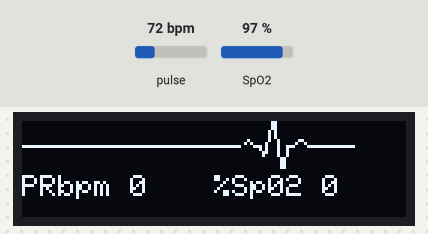
Bench run of a sketch on a simulated Arduino Uno, built with avr-gcc and run on an emulated ATmega328P. On the bench: 128×32 one-colour display. The test bench sets the inputs (shaded band); at power-on: pulse 72 bpm, SpO2 97 %. What the sketch prints to the serial monitor is not drawn.

Above: at 3.3 s.
3.4 s: pulse set to 42 bpm
At 5.34 s:
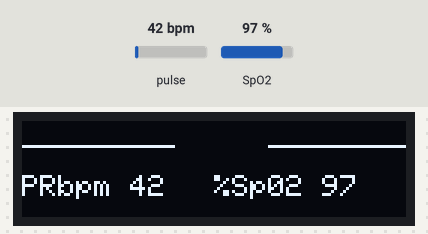
7.6 s: SpO2 set to 80 %
At 10.27 s:
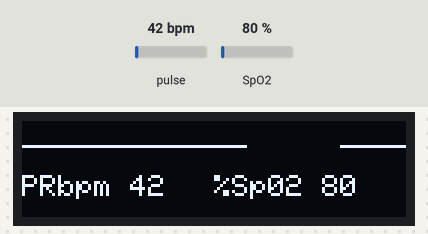
11.6 s: pulse set to 70 bpm
At 12.75 s:
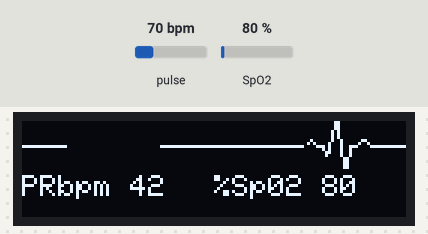
14.0 s: SpO2 set to 85 %
At 15.55 s:
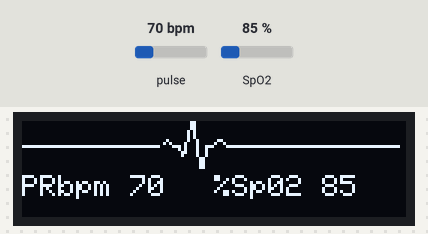
Timing chart, 0 to 17.1 s (numbered marks = the images above; inputs shaded):
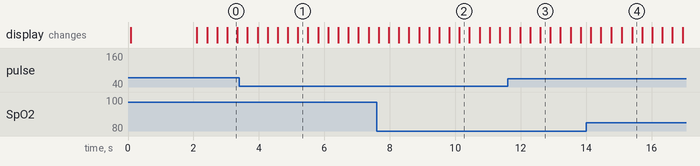

The sketch:

pulseoximeter.ino
```cpp
/*
   File Name: pulse-oxymeter.ino
   Created on: 28-Jan-2021
   Author: Noyel Seth (noyelseth@gmail.com)
*/
#include <Wire.h>
#include "MAX30100_PulseOximeter.h"
#include<SoftwareSerial.h>
#include <Adafruit_GFX.h>
#include <Adafruit_SSD1306.h>
#include <Fonts/FreeSerif9pt7b.h>
#define ENABLE_MAX30100 1
SoftwareSerial Bluetooth(2,3);
#define SCREEN_WIDTH 128 // OLED display width, in pixels
#define SCREEN_HEIGHT 32 //64 // OLED display height, in pixels
// Declaration for an SSD1306 display connected to I2C (SDA, SCL pins)
// The pins for I2C are defined by the Wire-library.
// On an arduino UNO:       A4(SDA), A5(SCL)
// On an arduino MEGA 2560: 20(SDA), 21(SCL)
// On an arduino LEONARDO:   2(SDA),  3(SCL), ...
#define OLED_RESET     -1 // 4 // Reset pin # (or -1 if sharing Arduino reset pin)
#define SCREEN_ADDRESS 0x3c ///< See datasheet for Address; 0x3D for 128x64, 0x3C for 128x32
Adafruit_SSD1306 display(SCREEN_WIDTH, SCREEN_HEIGHT, &Wire, OLED_RESET);
#if ENABLE_MAX30100
#define REPORTING_PERIOD_MS     5000
// PulseOximeter is the higher level interface to the sensor
// it offers:
//  * beat detection reporting
//  * heart rate calculation
//  * SpO2 (oxidation level) calculation
PulseOximeter pox;
#endif
uint32_t tsLastReport = 0;
int xPos = 0;
// Callback (registered below) fired when a pulse is detected
void onBeatDetected()
{
  Serial.println("Beat!");
  heart_beat(&xPos);
}
void setup()
{
  Serial.begin(115200);
  Bluetooth.begin(9600);
  Serial.println("SSD1306 128x64 OLED TEST");
  // SSD1306_SWITCHCAPVCC = generate display voltage from 3.3V internally
  if (!display.begin(SSD1306_SWITCHCAPVCC, SCREEN_ADDRESS)) {
    Serial.println(F("SSD1306 allocation failed"));
    for (;;); // Don't proceed, loop forever
  }
  // Show initial display buffer contents on the screen --
  // the library initializes this with an Adafruit splash screen.
  //display.display();
  display.clearDisplay();
  display.setTextSize(1);
  display.setTextColor(WHITE);
  display.setCursor(20, 18);
  // Display static text
  display.print("Pulse OxiMeter");
  int temp1 = 0;
  int temp2 = 40;
  int temp3 = 80;
  heart_beat(&temp1);
  heart_beat(&temp2);
  heart_beat(&temp3);
  xPos = 0;
  display.display();
  delay(2000); // Pause for 2 seconds
  display.cp437(true);
  display.clearDisplay();
  Serial.print("Initializing pulse oximeter..");
#if ENABLE_MAX30100
  // Initialize the PulseOximeter instance
  // Failures are generally due to an improper I2C wiring, missing power supply
  // or wrong target chip
  if (!pox.begin()) {
    Serial.println("FAILED");
    for (;;);
  } else {
    Serial.println("SUCCESS");
  }
  // The default current for the IR LED is 50mA and it could be changed
  //   by uncommenting the following line. Check MAX30100_Registers.h for all the
  //   available options.
  pox.setIRLedCurrent(MAX30100_LED_CURR_7_6MA);
  // Register a callback for the beat detection
  pox.setOnBeatDetectedCallback(onBeatDetected);
  display_data(0, 0);
#endif
}
void loop()
{
#if ENABLE_MAX30100
  // Make sure to call update as fast as possible
  pox.update();
  int bpm = 0;
  int spo2 = 0;
  // Asynchronously dump heart rate and oxidation levels to the serial
  // For both, a value of 0 means "invalid"
  if (millis() - tsLastReport > REPORTING_PERIOD_MS) {
    //Serial.print("Heart rate:");
    bpm = pox.getHeartRate();
    spo2 = pox.getSpO2();
    Serial.println(bpm);
    //Serial.print("bpm / SpO2:");
    Serial.println(spo2);
    Bluetooth.print("bpm = ");
    Bluetooth.print(bpm);
    Bluetooth.print(",spo2 % = ");
    Bluetooth.println(spo2);

    //Serial.println("%");
    tsLastReport = millis();
    display_data(bpm, spo2);
  }
#endif
  drawLine(&xPos);
}
void display_data(int bpm, int spo2) {
  display.fillRect(0, 18, 127, 15, SSD1306_BLACK);
  display.setTextSize(1);
  display.setTextColor(WHITE);
  display.setCursor(0, 18);
  // Display static text
  display.print("PRbpm ");
  display.print(bpm);
  display.display();
  display.setTextSize(1);
  display.setTextColor(WHITE);
  display.setCursor(64, 18);
  // Display static text
  display.print("%Sp02 ");
  display.println(spo2);
  display.display();
}
void drawLine(int *x_pos) {
  // Draw a single pixel in white
  display.drawPixel(*x_pos, 8, SSD1306_WHITE);
  display.drawPixel((*x_pos)++, 8, SSD1306_WHITE);
  display.drawPixel((*x_pos)++, 8, SSD1306_WHITE);
  display.drawPixel((*x_pos)++, 8, SSD1306_WHITE);
  display.drawPixel((*x_pos), 8, BLACK);  // -----
  //Serial.println(*x_pos);
  display.fillRect(*x_pos, 0, 31, 16, SSD1306_BLACK);
  display.display();
  delay(1);
  if (*x_pos >= SCREEN_WIDTH) {
    *x_pos = 0;
  }
}
void heart_beat(int *x_pos) {
  /************************************************/
  //display.clearDisplay();
  display.fillRect(*x_pos, 0, 30, 15, SSD1306_BLACK);
  // Draw a single pixel in white
  display.drawPixel(*x_pos + 0, 8, SSD1306_WHITE);
  display.drawPixel(*x_pos + 1, 8, SSD1306_WHITE);
  display.drawPixel(*x_pos + 2, 8, SSD1306_WHITE);
  display.drawPixel(*x_pos + 3, 8, SSD1306_WHITE);
  display.drawPixel(*x_pos + 4, 8, BLACK); // -----
  //display.display();
  //delay(1);
  display.drawPixel(*x_pos + 5, 7, SSD1306_WHITE);
  display.drawPixel(*x_pos + 6, 6, SSD1306_WHITE);
  display.drawPixel(*x_pos + 7, 7, SSD1306_WHITE); // .~.
  //display.display();
  //delay(1);
  display.drawPixel(*x_pos + 8, 8, SSD1306_WHITE);
  display.drawPixel(*x_pos + 9, 8, SSD1306_WHITE); // --
  //display.display();
  //delay(1);
  /******************************************/
  display.drawPixel(*x_pos + 10, 8, SSD1306_WHITE);
  display.drawPixel(*x_pos + 10, 9, SSD1306_WHITE);
  display.drawPixel(*x_pos + 11, 10, SSD1306_WHITE);
  display.drawPixel(*x_pos + 11, 11, SSD1306_WHITE);
  //display.display();
  //delay(1);
  /******************************************/
  display.drawPixel(*x_pos + 12, 10, SSD1306_WHITE);
  display.drawPixel(*x_pos + 12, 9, SSD1306_WHITE);
  display.drawPixel(*x_pos + 12, 8, SSD1306_WHITE);
  display.drawPixel(*x_pos + 12, 7, SSD1306_WHITE);
  //display.display();
  //delay(1);
  display.drawPixel(*x_pos + 13, 6, SSD1306_WHITE);
  display.drawPixel(*x_pos + 13, 5, SSD1306_WHITE);
  display.drawPixel(*x_pos + 13, 4, SSD1306_WHITE);
  display.drawPixel(*x_pos + 13, 3, SSD1306_WHITE);
  //display.display();
  //delay(1);
  display.drawPixel(*x_pos + 14, 2, SSD1306_WHITE);
  display.drawPixel(*x_pos + 14, 1, SSD1306_WHITE);
  display.drawPixel(*x_pos + 14, 0, SSD1306_WHITE);
  display.drawPixel(*x_pos + 14, 0, SSD1306_WHITE);
  //display.display();
  //delay(1);
  /******************************************/
  display.drawPixel(*x_pos + 15, 0, SSD1306_WHITE);
  display.drawPixel(*x_pos + 15, 1, SSD1306_WHITE);
  display.drawPixel(*x_pos + 15, 2, SSD1306_WHITE);
  display.drawPixel(*x_pos + 15, 3, SSD1306_WHITE);
  //display.display();
  //delay(1);
  display.drawPixel(*x_pos + 15, 4, SSD1306_WHITE);
  display.drawPixel(*x_pos + 15, 5, SSD1306_WHITE);
  display.drawPixel(*x_pos + 16, 6, SSD1306_WHITE);
  display.drawPixel(*x_pos + 16, 7, SSD1306_WHITE);
  //display.display();
  //delay(1);
  display.drawPixel(*x_pos + 16, 8, SSD1306_WHITE);
  display.drawPixel(*x_pos + 16, 9, SSD1306_WHITE);
  display.drawPixel(*x_pos + 16, 10, SSD1306_WHITE);
  display.drawPixel(*x_pos + 16, 11, SSD1306_WHITE);
  //display.display();
  //delay(1);
  display.drawPixel(*x_pos + 17, 12, SSD1306_WHITE);
  display.drawPixel(*x_pos + 17, 13, SSD1306_WHITE);
  display.drawPixel(*x_pos + 17, 14, SSD1306_WHITE);
  display.drawPixel(*x_pos + 17, 15, SSD1306_WHITE);
  //display.display();
  //delay(1);
  display.drawPixel(*x_pos + 18, 15, SSD1306_WHITE);
  display.drawPixel(*x_pos + 18, 14, SSD1306_WHITE);
  display.drawPixel(*x_pos + 18, 13, SSD1306_WHITE);
  display.drawPixel(*x_pos + 18, 12, SSD1306_WHITE);
  //display.display();
  //delay(1);
  display.drawPixel(*x_pos + 19, 11, SSD1306_WHITE);
  display.drawPixel(*x_pos + 19, 10, SSD1306_WHITE);
  display.drawPixel(*x_pos + 19, 9, SSD1306_WHITE);
  display.drawPixel(*x_pos + 19, 8, SSD1306_WHITE);
  //display.display();
  //delay(1);
  /****************************************************/
  display.drawPixel(*x_pos + 20, 8, SSD1306_WHITE);
  display.drawPixel(*x_pos + 21, 8, SSD1306_WHITE);
  //display.display();
  //delay(1);
  /****************************************************/
  display.drawPixel(*x_pos + 22, 7, SSD1306_WHITE);
  display.drawPixel(*x_pos + 23, 6, SSD1306_WHITE);
  display.drawPixel(*x_pos + 24, 6, SSD1306_WHITE);
  display.drawPixel(*x_pos + 25, 7, SSD1306_WHITE);
  //display.display();
  //delay(1);
  /************************************************/
  display.drawPixel(*x_pos + 26, 8, SSD1306_WHITE);
  display.drawPixel(*x_pos + 27, 8, SSD1306_WHITE);
  display.drawPixel(*x_pos + 28, 8, SSD1306_WHITE);
  display.drawPixel(*x_pos + 29, 8, SSD1306_WHITE);
  display.drawPixel(*x_pos + 30, 8, SSD1306_WHITE); // -----
  *x_pos = *x_pos + 30;
  display.display();
  delay(1);
}
```
